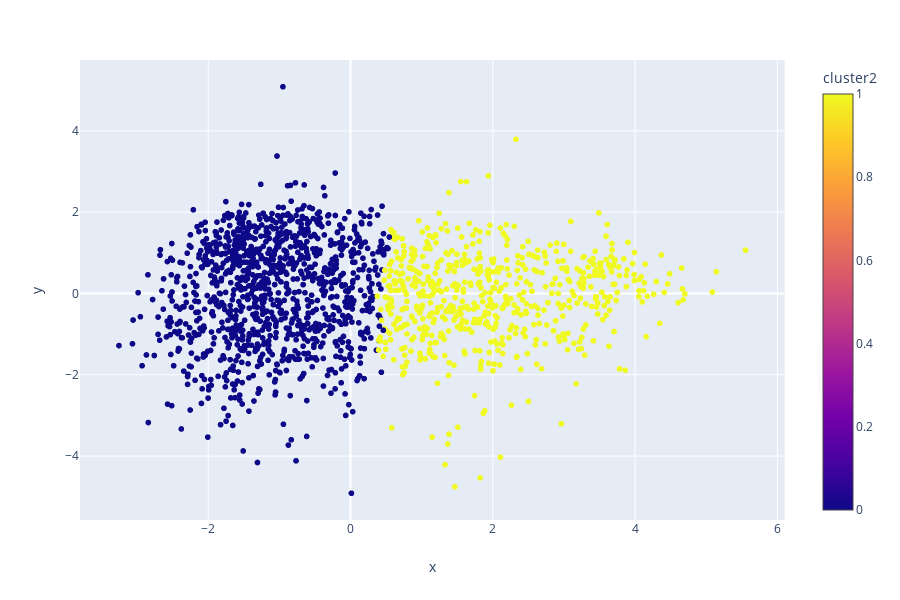

The code cell stored with this chart in its notebook:
### Code cell
fig2 = px.scatter(projection2, x='x', y='y', color='cluster2', hover_data=['x', 'y', 'title', 'artist'])
fig2.show()

### Figure 1 — Plotly figure (JSON) as saved in the notebook; plotly's stock layout.template omitted (floating-point values rounded to 4 significant figures; data arrays with more than 128 entries replaced by an {"elided": "..."} marker saying what was removed)
{"data": [{"customdata": {"elided": "1736x4 mixed values"}, "hoverlabel": {"namelength": 0}, "hovertemplate": "x=%{customdata[0]}<br>y=%{customdata[1]}<br>title=%{customdata[2]}<br>artist=%{customdata[3]}<br>cluster2=%{marker.color}", "legendgroup": "", "marker": {"color": {"elided": "1736 int values"}, "coloraxis": "coloraxis", "symbol": "circle"}, "mode": "markers", "name": "", "showlegend": false, "type": "scattergl", "x": {"elided": "1736 float values"}, "xaxis": "x", "y": {"elided": "1736 float values"}, "yaxis": "y"}], "layout": {"coloraxis": {"colorbar": {"title": {"text": "cluster2"}}, "colorscale": [[0, "#0d0887"], [0.1111, "#46039f"], [0.2222, "#7201a8"], [0.3333, "#9c179e"], [0.4444, "#bd3786"], [0.5556, "#d8576b"], [0.6667, "#ed7953"], [0.7778, "#fb9f3a"], [0.8889, "#fdca26"], [1, "#f0f921"]]}, "height": 600, "legend": {"tracegroupgap": 0}, "margin": {"t": 60}, "xaxis": {"anchor": "y", "domain": [0, 0.98], "title": {"text": "x"}}, "yaxis": {"anchor": "x", "domain": [0, 1], "title": {"text": "y"}}}}
